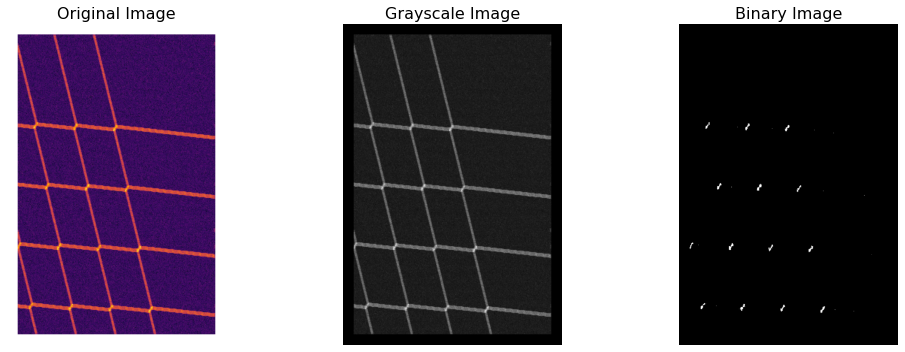
#> input picture DBSCAN figs/sample_100.png, 905 x 352 px, given as the content of the folder ita/machine learning_QDs/Noisy Double Dot/training_data_figs, which was not available
$ python binary_transform.py
#> lines starting #> are read from the running program, lines starting #| are printed output that depends on the picture; after the words box and inside, x2 and y2 are one past the last pixel; in counts of white or black regions, pixels touching at a corner belong together; pictures that were not available may be replaced by others from this repository, and a replacement may not be noted
# -*- coding: utf-8 -*-
"""
Created on Wed Aug 30 20:37:17 2023

@author: ehsan
"""
import os
from skimage.io import imread, imshow
from skimage.color import rgb2gray
from skimage.filters import threshold_otsu
from skimage.morphology import erosion, dilation, rectangle
#from skimage.util import invert
import matplotlib.pyplot as plt
import numpy as np
from scipy.spatial import distance
from scipy.spatial import distance_matrix
from sklearn.cluster import KMeans
from sklearn.tree import DecisionTreeClassifier
from sklearn.cluster import AgglomerativeClustering
from scipy.signal import find_peaks
from visualize_kmeans import *
from sklearn.cluster import DBSCAN
import re
import datetime
import pickle

def process_and_save_images(directory):
    # Get the list of sample files
    sample_files = [f for f in os.listdir(directory) if re.match(r'sample_\d+\.png', f)]
    # Sort the sample_files list based on the numerical part of the filename
    sample_files = sorted(sample_files, key=lambda x: int(re.search(r'(\d+)', x).group()))
    final_features_list = []

    for sample in sample_files:
        try:
            image_path = os.path.join(directory, sample)
            image = imread(image_path)
#> image is the input picture: shape (352, 905, 4); mean R, G, B, A 113.8, 103.8, 117.8, 255
            # Convert image to grayscale
            gray_image = rgb2gray(image[:, :, :3])
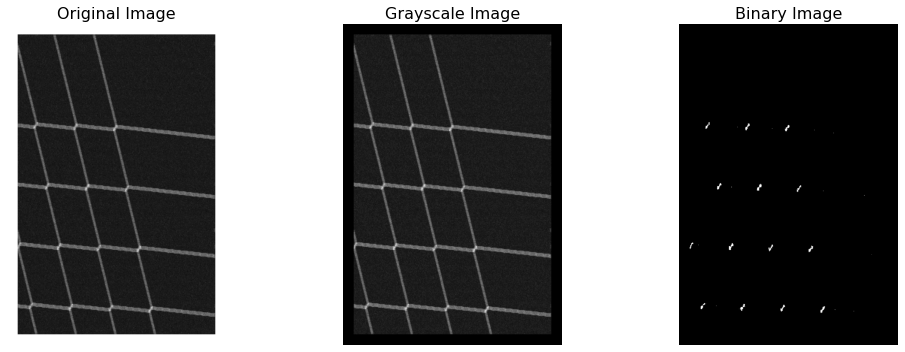
#> gray_image: shape (352, 905) float64; min 0, max 1, mean 0.419
            # Apply binary threshold
            thresh = threshold_otsu(gray_image)
#> thresh = 0.537
            gray_image[gray_image == 1] = 0  # Make pink brighter (i.e., turn to zero)
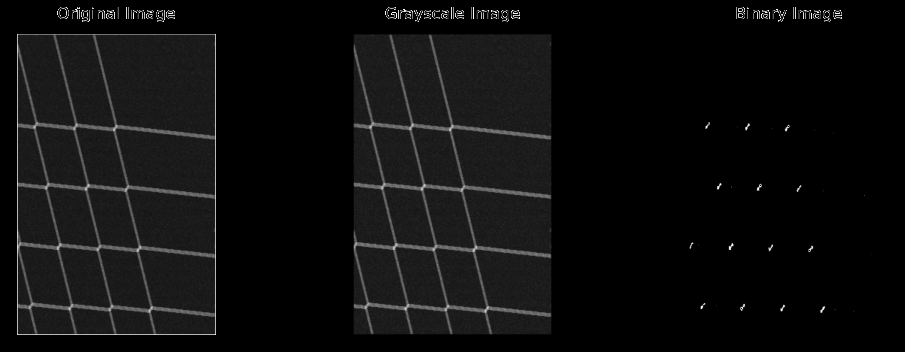
#> gray_image: shape (352, 905) float64; min 0, max 0.996, mean 0.0553
            binary_image = gray_image > thresh
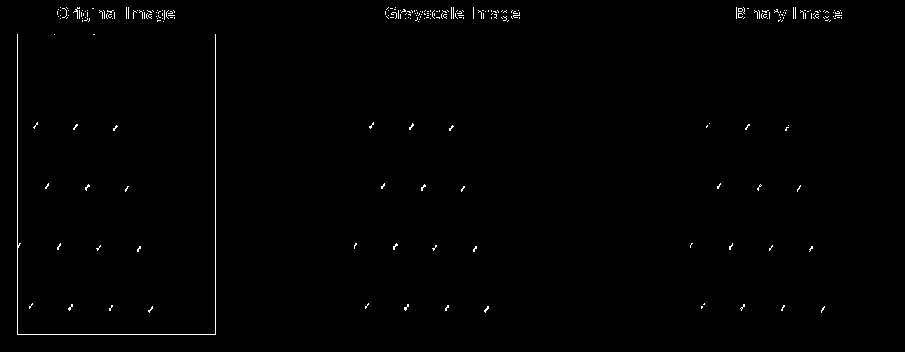
#> binary_image: shape (352, 905) bool; 0.67% white in thin lines or dots, all inside (x1, y1, x2, y2) = (17, 7, 842, 335)

            # Visualization
            fig, axes = plt.subplots(nrows=1, ncols=3, figsize=(15, 5))
            axes[0].imshow(image)
            axes[0].set_title("Original Image", fontsize=16)
            axes[0].axis('off')

            axes[1].imshow(gray_image, cmap="gray")
            axes[1].set_title("Grayscale Image", fontsize=16)
            axes[1].axis('off')

            axes[2].imshow(binary_image, cmap="gray")
            axes[2].set_title("Binary Image", fontsize=16)
            axes[2].axis('off')

            directory_fig = r"C:\Users\ehsan\OneDrive\Desktop\All2\Seminar Fujita\machine learning_QDs\Noisy Double Dot\DBSCAN figs"
            save_path = os.path.join(directory_fig, sample)
            plt.tight_layout()
            plt.savefig(save_path, bbox_inches='tight', pad_inches=0.0)
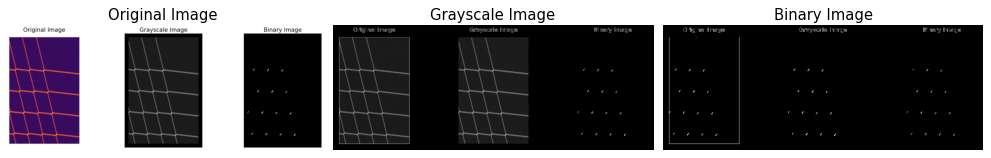
#> figure drawn by matplotlib, 3 panels

            print(f'Sample {sample[:-4]} completed!')

        except Exception as e:
            print(f"Error processing sample {sample[:-4]}. Error: {e}")

            return final_features_list

directory = r"C:\Users\ehsan\OneDrive\Desktop\All2\Seminar Fujita\machine learning_QDs\Noisy Double Dot\training_data_figs"
final_features_list=process_and_save_images(directory)

$ run again, on DBSCAN figs/sample_118.png
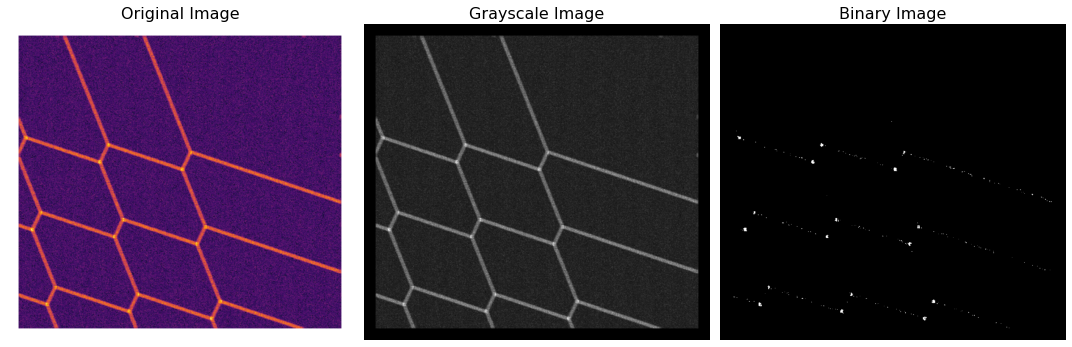
#> input picture DBSCAN figs/sample_118.png, 1072 x 347 px, given as the content of the folder ita/machine learning_QDs/Noisy Double Dot/training_data_figs, which was not available
#> in process_and_save_images, image is the input picture: shape (347, 1072, 4); mean R, G, B, A 69.7, 55.1, 75, 255
#> thresh = 0.537
#> in process_and_save_images, `binary_image = gray_image > thresh`:
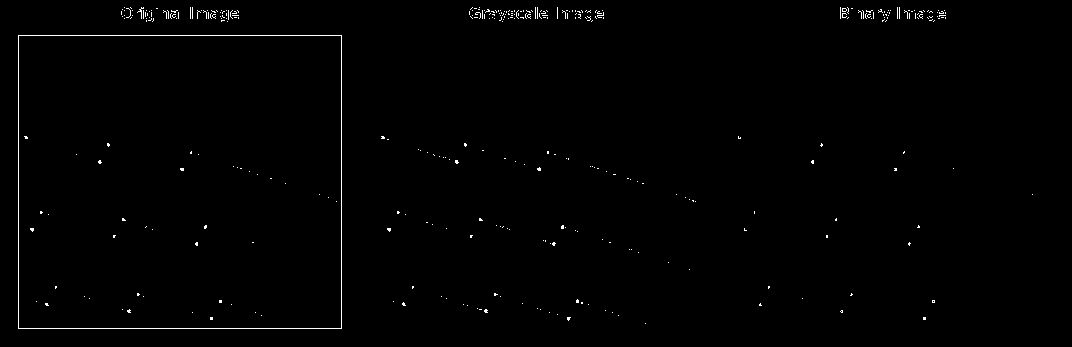
#> binary_image: shape (347, 1072) bool; 0.71% white in thin lines or dots, all inside (x1, y1, x2, y2) = (18, 7, 1033, 329)
#> in process_and_save_images, `plt.savefig(save_path, bbox_inches='tight', pad_inches=0.0)`:
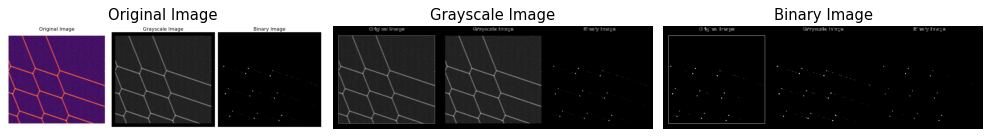
#> figure drawn by matplotlib, 3 panels
